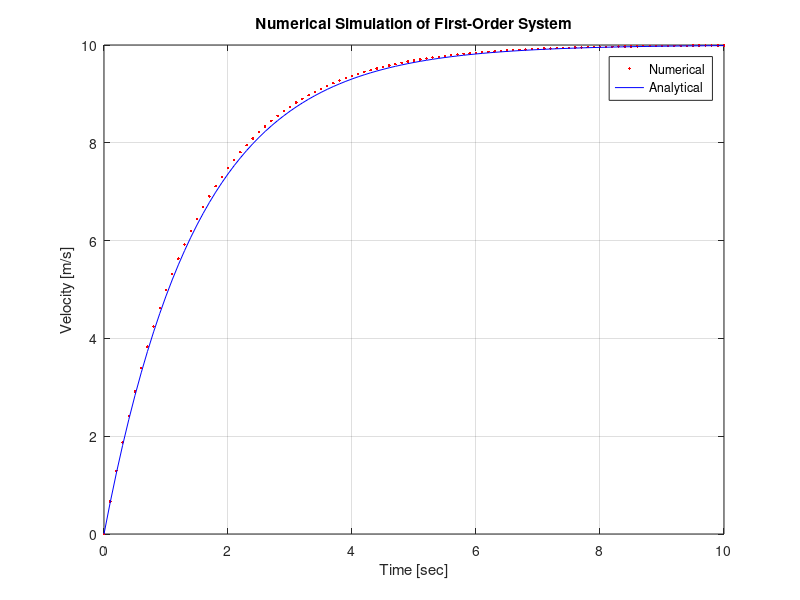

This chart was generated by the following MATLAB code:
% Illustration of First-Order LTI Step Response
% ME 402

clear;

% System Parameters 
m = 15;       % mass [kg]
b = 10;      % linear drag [Ns/m]
Fstep = 100;  % amplitude of step force input


% Simulation Solution
%%%%%%%%%%%%%%%%%%%%%%%%%%%%%%%%%%%%%%%%%%%%%%%%
% Initial Conditions
V(1) = 0;  % Initial velocity [m/s]

% Describe a vector of times for the simulation
dt = 0.1;   % Time step [s]
Tend = 10;  % End of time horizon for simulation [s]
tt = 0:dt:Tend;  

% Euler Integration
for ii = 2:length(tt)
    Vdot = -b/m*V(ii-1)+Fstep/m;
    V(ii) = V(ii-1)+Vdot*dt;
end

% Analytical Solution
%%%%%%%%%%%%%%%%%%%%%%%%%%%%%%%%%%%%%%%%%%%%%%%%
tau = m/b;
% Note that MATLAB can deal with the tt vector in this equation
% and output a vector of velcocities.
Veqn = Fstep/b*(1-exp(-tt/tau));  


figure(1)
clf()
plot(tt,V,'r.')
hold on
plot(tt,Veqn,'b-')
xlabel('Time [sec]')  % Always label the axes and include units!
ylabel('Velocity [m/s]')
title('Numerical Simulation of First-Order System')
grid on
legend('Numerical','Analytical','SteadyState')
